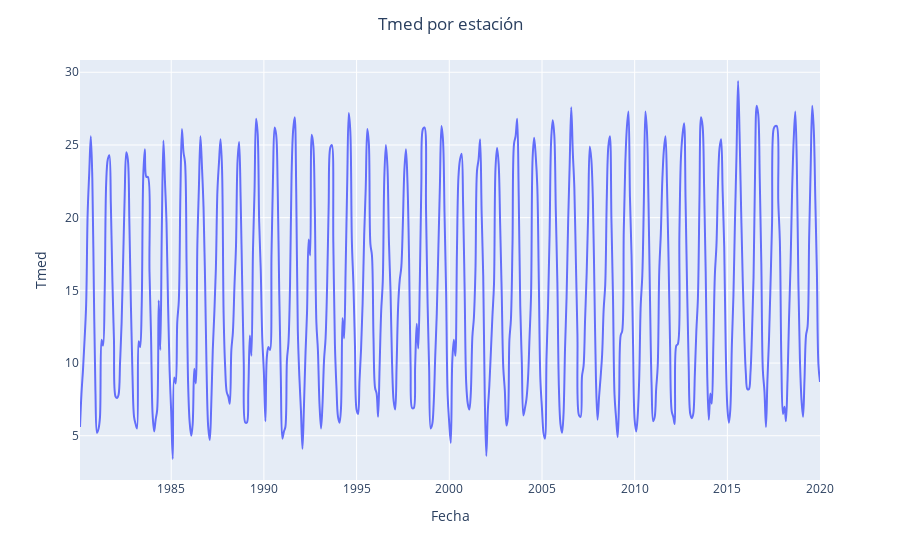
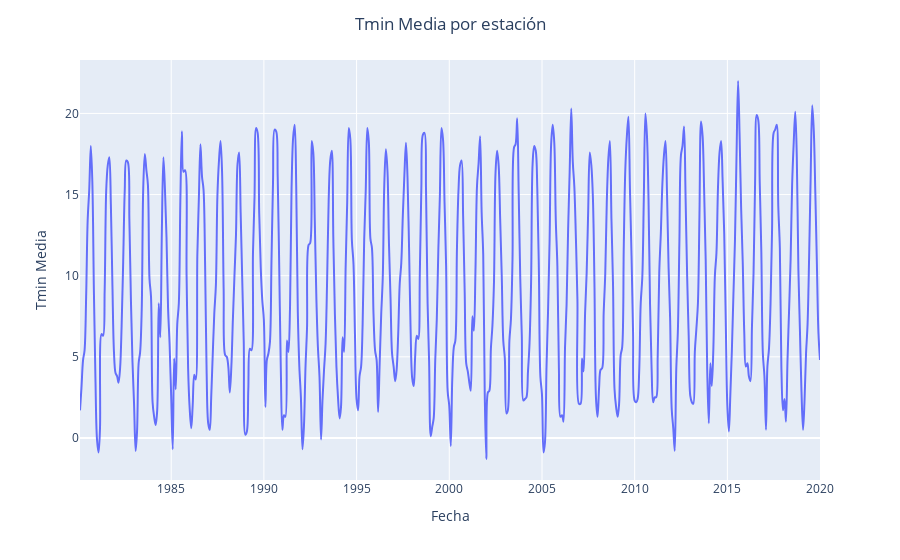
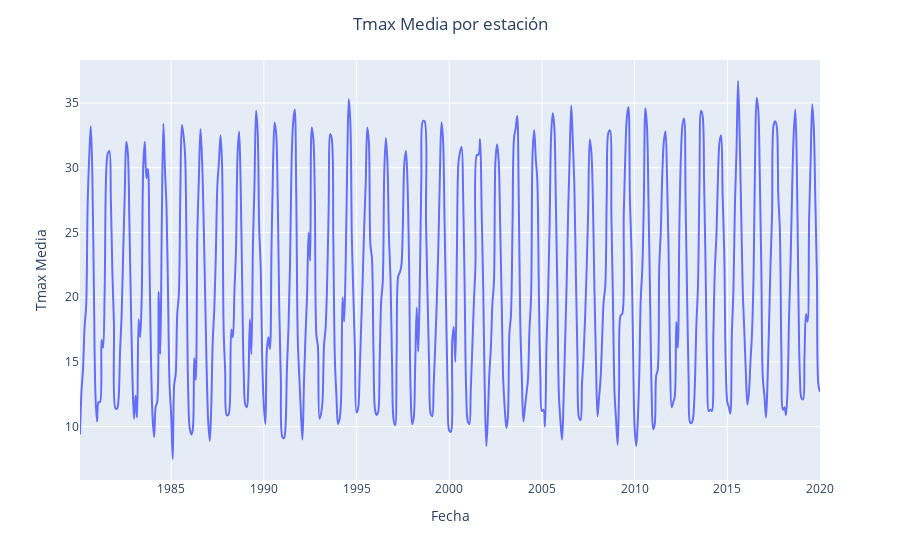
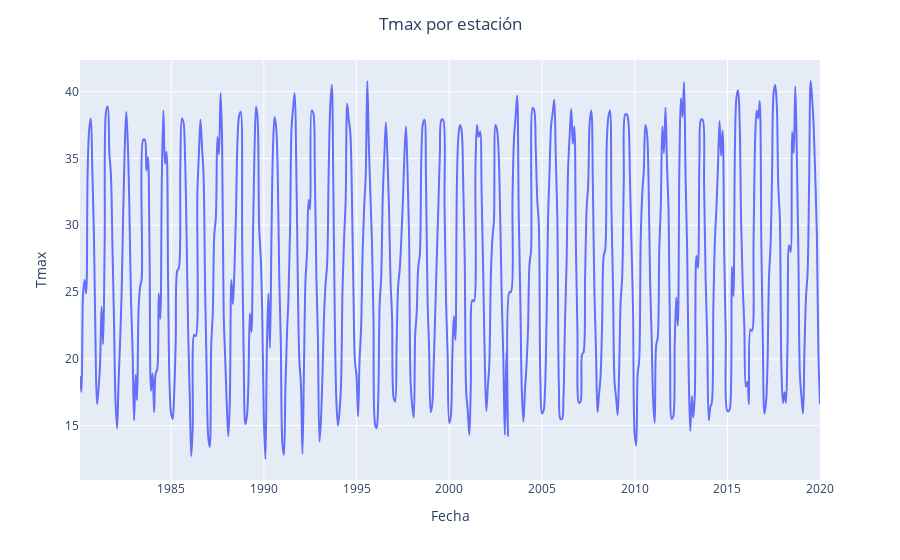

The notebook cell these images were saved under, in order:
### Code cell
for elem in cols:
    vtb.grafI_est("fecha" , elem , None, madrid_mensual_noindex, False )

### Figure 1 — Plotly figure (JSON) as saved in the notebook; plotly's stock layout.template omitted (floating-point values rounded to 4 significant figures; data arrays with more than 128 entries replaced by an {"elided": "..."} marker saying what was removed)
{"data": [{"hovertemplate": "fecha=%{x}<br>tmed=%{y}<extra></extra>", "legendgroup": "", "line": {"color": "#636efa", "dash": "solid", "shape": "spline"}, "mode": "lines", "name": "", "orientation": "v", "showlegend": false, "type": "scatter", "x": {"elided": "480 str values"}, "xaxis": "x", "y": {"elided": "480 float values"}, "yaxis": "y"}], "layout": {"legend": {"font": {"size": 12}, "title": {"text": "Country"}, "tracegroupgap": 0, "y": 0.5}, "margin": {"t": 60}, "title": {"text": "Tmed por estación ", "x": 0.5, "xanchor": "center"}, "xaxis": {"anchor": "y", "domain": [0, 1], "title": {"text": "Fecha"}}, "yaxis": {"anchor": "x", "domain": [0, 1], "title": {"text": "Tmed"}}}}

### Figure 2 — Plotly figure (JSON) as saved in the notebook; plotly's stock layout.template omitted (floating-point values rounded to 4 significant figures; data arrays with more than 128 entries replaced by an {"elided": "..."} marker saying what was removed)
{"data": [{"hovertemplate": "fecha=%{x}<br>tmin_media=%{y}<extra></extra>", "legendgroup": "", "line": {"color": "#636efa", "dash": "solid", "shape": "spline"}, "mode": "lines", "name": "", "orientation": "v", "showlegend": false, "type": "scatter", "x": {"elided": "480 str values"}, "xaxis": "x", "y": {"elided": "480 float values"}, "yaxis": "y"}], "layout": {"legend": {"font": {"size": 12}, "title": {"text": "Country"}, "tracegroupgap": 0, "y": 0.5}, "margin": {"t": 60}, "title": {"text": "Tmin Media por estación ", "x": 0.5, "xanchor": "center"}, "xaxis": {"anchor": "y", "domain": [0, 1], "title": {"text": "Fecha"}}, "yaxis": {"anchor": "x", "domain": [0, 1], "title": {"text": "Tmin Media"}}}}

### Figure 3 — Plotly figure (JSON) as saved in the notebook; plotly's stock layout.template omitted (floating-point values rounded to 4 significant figures; data arrays with more than 128 entries replaced by an {"elided": "..."} marker saying what was removed)
{"data": [{"hovertemplate": "fecha=%{x}<br>tmax_media=%{y}<extra></extra>", "legendgroup": "", "line": {"color": "#636efa", "dash": "solid", "shape": "spline"}, "mode": "lines", "name": "", "orientation": "v", "showlegend": false, "type": "scatter", "x": {"elided": "480 str values"}, "xaxis": "x", "y": {"elided": "480 float values"}, "yaxis": "y"}], "layout": {"legend": {"font": {"size": 12}, "title": {"text": "Country"}, "tracegroupgap": 0, "y": 0.5}, "margin": {"t": 60}, "title": {"text": "Tmax Media por estación ", "x": 0.5, "xanchor": "center"}, "xaxis": {"anchor": "y", "domain": [0, 1], "title": {"text": "Fecha"}}, "yaxis": {"anchor": "x", "domain": [0, 1], "title": {"text": "Tmax Media"}}}}

### Figure 4 — Plotly figure (JSON) as saved in the notebook; plotly's stock layout.template omitted (floating-point values rounded to 4 significant figures; data arrays with more than 128 entries replaced by an {"elided": "..."} marker saying what was removed)
{"data": [{"hovertemplate": "fecha=%{x}<br>tmax=%{y}<extra></extra>", "legendgroup": "", "line": {"color": "#636efa", "dash": "solid", "shape": "spline"}, "mode": "lines", "name": "", "orientation": "v", "showlegend": false, "type": "scatter", "x": {"elided": "480 str values"}, "xaxis": "x", "y": {"elided": "480 float values"}, "yaxis": "y"}], "layout": {"legend": {"font": {"size": 12}, "title": {"text": "Country"}, "tracegroupgap": 0, "y": 0.5}, "margin": {"t": 60}, "title": {"text": "Tmax por estación ", "x": 0.5, "xanchor": "center"}, "xaxis": {"anchor": "y", "domain": [0, 1], "title": {"text": "Fecha"}}, "yaxis": {"anchor": "x", "domain": [0, 1], "title": {"text": "Tmax"}}}}
